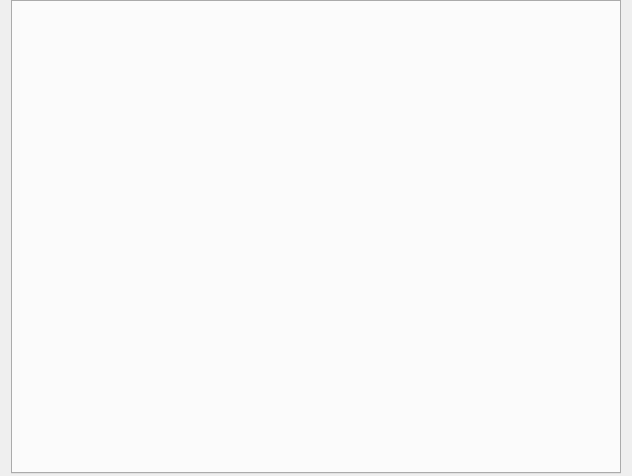
<?xml version="1.0" encoding="UTF-8"?>
<ui version="4.0">
 <class>TabDialog</class>
 <widget class="QDialog" name="TabDialog">
  <property name="geometry">
   <rect>
    <x>0</x>
    <y>0</y>
    <width>632</width>
    <height>476</height>
   </rect>
  </property>
  <property name="windowTitle">
   <string>Gestion des Produits</string>
  </property>
  <property name="sizeGripEnabled">
   <bool>false</bool>
  </property>
  <layout class="QGridLayout" name="gridLayout">
   <property name="topMargin">
    <number>0</number>
   </property>
   <property name="bottomMargin">
    <number>2</number>
   </property>
   <property name="spacing">
    <number>0</number>
   </property>
   <item row="0" column="0">
    <widget class="QTabWidget" name="tabwidget_">
     <property name="currentIndex">
      <number>-1</number>
     </property>
     <property name="movable">
      <bool>true</bool>
     </property>
     <property name="tabBarAutoHide">
      <bool>true</bool>
     </property>
    </widget>
   </item>
  </layout>
 </widget>
 <resources/>
 <connections/>
</ui>
